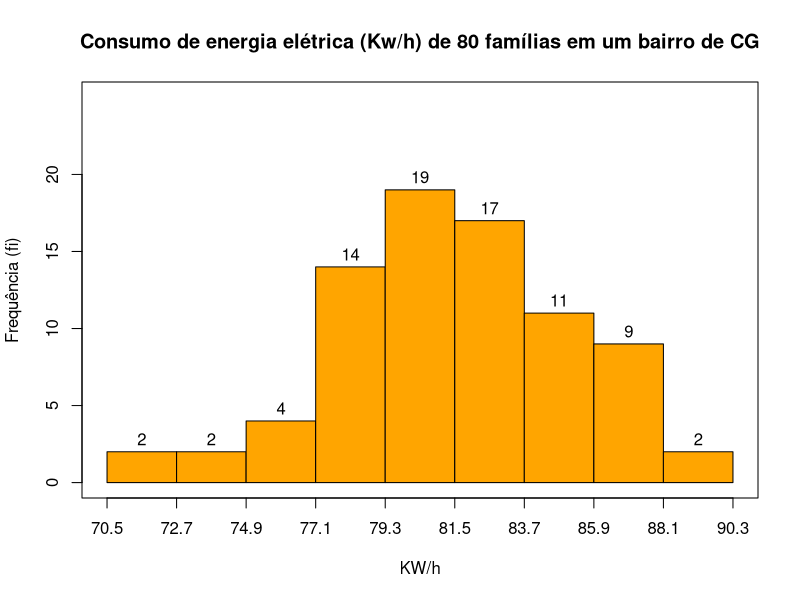
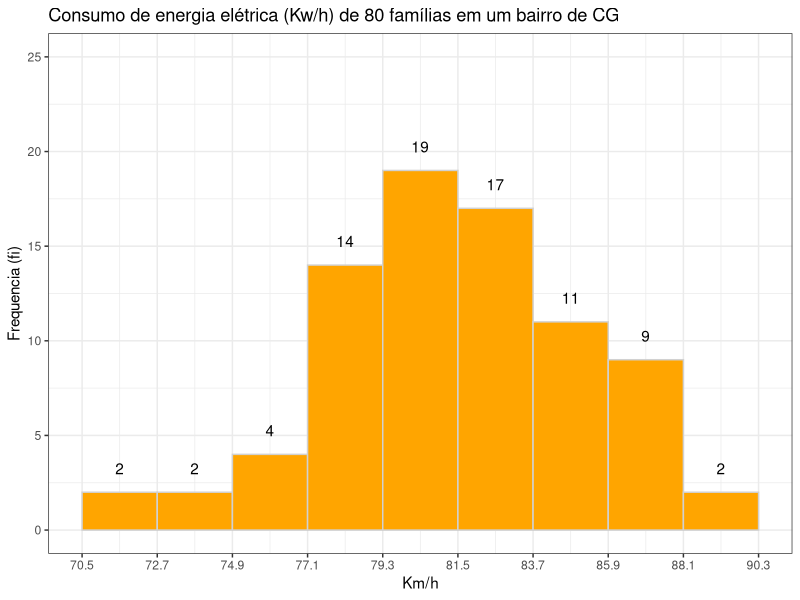
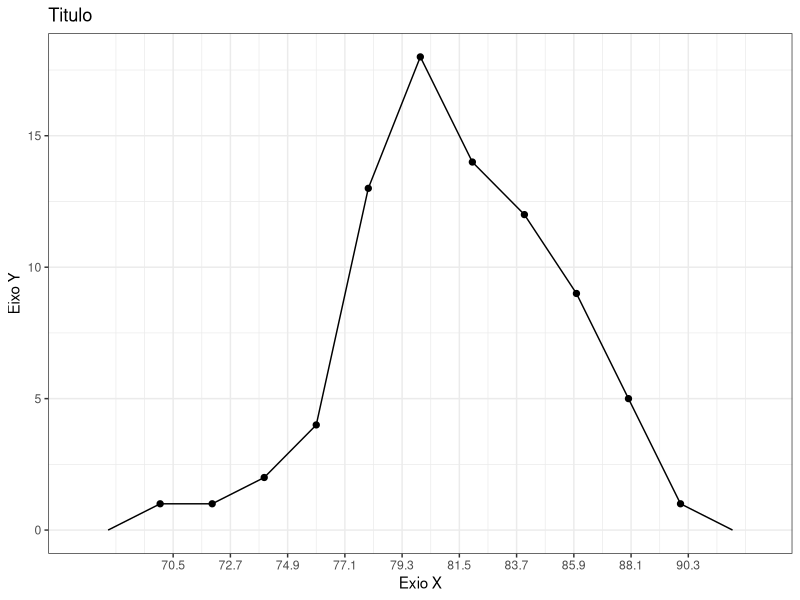

These charts were generated, in order, by the following R code:
## ---- chunk 1
# Dados
dado=c(70.5, 71.8, 73.9, 74.4, 75.9, 76.0,
       76.6, 76.7, 77.4, 78.0, 78.1, 78.1,
       78.2, 78.4, 78.4, 78.4, 78.5, 78.5,
       78.5, 78.9, 79.0, 79.1, 79.3, 79.3,
       79.5, 79.5, 79.7, 79.8, 79.9, 79.9,
       80.1, 80.2, 80.4, 80.4, 80.5, 80.7,
       80.7, 80.7, 80.9, 81.3, 81.4, 81.6,
       81.8, 81.9, 82.0, 82.0, 82.1, 82.3,
       82.5, 82.7, 82.9, 83.0, 83.0, 83.2,
       83.4, 83.5, 83.6, 83.6, 83.7, 83.8,
       84.3, 84.5, 84.5, 84.5, 84.6, 85.2,
       85.5, 85.5, 85.7, 86.4, 86.5, 86.8,
       86.8, 86.8, 87.1, 87.1, 87.1, 87.3,
       88.5, 90.0)
## ---- chunk 2
hist(dado,
     main = "Consumo de energia elétrica (Kw/h) de 80 famílias em um bairro de CG",
     xlab = "KW/h",
     ylab = "Frequência (fi)",
     labels = TRUE, col = c("orange"),
     breaks = c(70.5, 72.7, 74.9, 77.1, 79.3,81.5, 83.7,85.9,88.1,90.3),
     right = FALSE,
     axes = F, #retira os rótulos dos eixos da função "hist"
     ylim = c(0, 25)) #definir um limite maior para o eixo y
#colocando manualmente os rótulos dos eixos
axis(side = 1, #eixo x
     at = c(70.5, 72.7, 74.9, 77.1, 79.3,81.5, 83.7,85.9,88.1,90.3)) #rótulos
axis(side = 2, #eixo y
     at = seq(0, 20, 5)) #rótulos
box() #gráfico dentro de um retángulo
## ---- chunk 3
library(ggplot2)
data=data.frame(dado)

data |>
  ggplot(aes(x = dado)) +
  stat_bin(
    closed = "left",
    breaks = c(70.5, 72.7, 74.9, 77.1, 79.3,81.5, 83.7,85.9,88.1,90.3),
    bins = 9,
    fill = 'orange',
    col = '#d1d1d1'
  ) +
  stat_bin(
    closed = "left",
    breaks = c(70.5, 72.7, 74.9, 77.1, 79.3,81.5, 83.7,85.9,88.1,90.3),
    bins = 9,
    geom="text",
    aes(label = after_stat(count)),
    vjust = -1.5
  ) +
  scale_x_continuous(breaks = seq(from = 70.5,to = 90.3,by = 2.2)) +
  coord_cartesian(ylim = c(0, 25)) +
  labs(
    title = 'Consumo de energia elétrica (Kw/h) de 80 famílias em um bairro de CG',
    x = 'Km/h',
    y = 'Frequencia (fi)'
  ) +
  theme_bw()
## ---- chunk 4
data |>
  ggplot(aes(x = dado)) +
  geom_freqpoly(binwidth = 2) +
  geom_point(stat="bin", aes(y=after_stat(count)), binwidth = 2, size = 1.8) +
  scale_x_continuous(breaks = seq(from = 70.5,to = 90.3,by = 2.2)) +
  labs(
    title = 'Titulo'
    ,x = 'Exio X'
    ,y = 'Eixo Y'
  ) + theme_bw()
